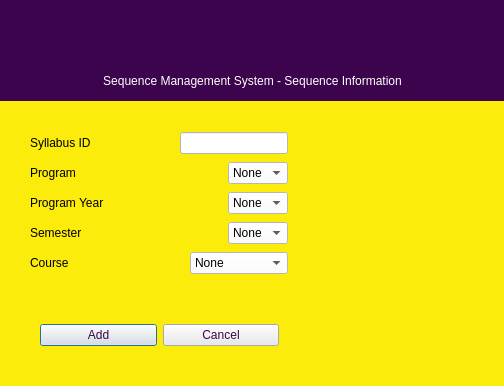
<?xml version="1.0" encoding="UTF-8"?>
<ui version="4.0">
 <class>Sequencedialog</class>
 <widget class="QDialog" name="Sequencedialog">
  <property name="geometry">
   <rect>
    <x>0</x>
    <y>0</y>
    <width>504</width>
    <height>386</height>
   </rect>
  </property>
  <property name="minimumSize">
   <size>
    <width>504</width>
    <height>386</height>
   </size>
  </property>
  <property name="maximumSize">
   <size>
    <width>504</width>
    <height>386</height>
   </size>
  </property>
  <property name="windowTitle">
   <string>Sequencedialog</string>
  </property>
  <property name="styleSheet">
   <string notr="true">background-color: rgb(252, 236, 12);</string>
  </property>
  <widget class="QWidget" name="layoutWidget">
   <property name="geometry">
    <rect>
     <x>40</x>
     <y>320</y>
     <width>239</width>
     <height>30</height>
    </rect>
   </property>
   <layout class="QHBoxLayout" name="horizontalLayout_6">
    <item>
     <widget class="QPushButton" name="addButton">
      <property name="styleSheet">
       <string notr="true">color: rgb(60, 4, 76);
background-color: rgb(234, 234, 234);</string>
      </property>
      <property name="text">
       <string>Add</string>
      </property>
     </widget>
    </item>
    <item>
     <widget class="QPushButton" name="cancelButton">
      <property name="styleSheet">
       <string notr="true">color: rgb(60, 4, 76);
background-color: rgb(234, 234, 234);</string>
      </property>
      <property name="text">
       <string>Cancel</string>
      </property>
     </widget>
    </item>
   </layout>
  </widget>
  <widget class="QLabel" name="label_3">
   <property name="geometry">
    <rect>
     <x>-4</x>
     <y>-4</y>
     <width>511</width>
     <height>71</height>
    </rect>
   </property>
   <property name="styleSheet">
    <string notr="true">image: url(:/Images/Images/ublogo.png);
background-color: rgb(60, 4, 76);</string>
   </property>
   <property name="text">
    <string/>
   </property>
  </widget>
  <widget class="QLabel" name="label_4">
   <property name="geometry">
    <rect>
     <x>0</x>
     <y>60</y>
     <width>511</width>
     <height>41</height>
    </rect>
   </property>
   <property name="styleSheet">
    <string notr="true">color: rgb(255, 255, 255);
background-color: rgb(60, 4, 76);</string>
   </property>
   <property name="text">
    <string>                               Sequence Management System - Sequence Information</string>
   </property>
  </widget>
  <widget class="QWidget" name="layoutWidget">
   <property name="geometry">
    <rect>
     <x>30</x>
     <y>130</y>
     <width>258</width>
     <height>150</height>
    </rect>
   </property>
   <layout class="QGridLayout" name="gridLayout">
    <item row="0" column="0">
     <layout class="QHBoxLayout" name="horizontalLayout">
      <item>
       <widget class="QLabel" name="StudentIDLabel">
        <property name="text">
         <string>Syllabus ID</string>
        </property>
       </widget>
      </item>
      <item>
       <spacer name="horizontalSpacer">
        <property name="orientation">
         <enum>Qt::Horizontal</enum>
        </property>
        <property name="sizeHint" stdset="0">
         <size>
          <width>40</width>
          <height>20</height>
         </size>
        </property>
       </spacer>
      </item>
      <item>
       <widget class="QLineEdit" name="syllabusIdEdit">
        <property name="styleSheet">
         <string notr="true">background-color: rgb(255, 255, 255);</string>
        </property>
       </widget>
      </item>
     </layout>
    </item>
    <item row="1" column="0">
     <layout class="QHBoxLayout" name="horizontalLayout_2">
      <item>
       <widget class="QLabel" name="ProgramLabel">
        <property name="text">
         <string>Program</string>
        </property>
       </widget>
      </item>
      <item>
       <spacer name="horizontalSpacer_2">
        <property name="orientation">
         <enum>Qt::Horizontal</enum>
        </property>
        <property name="sizeHint" stdset="0">
         <size>
          <width>40</width>
          <height>20</height>
         </size>
        </property>
       </spacer>
      </item>
      <item>
       <widget class="QComboBox" name="ProgramComboBox">
        <property name="styleSheet">
         <string notr="true">background-color: rgb(255, 255, 255);</string>
        </property>
        <item>
         <property name="text">
          <string>None</string>
         </property>
        </item>
        <item>
         <property name="text">
          <string>AINT</string>
         </property>
        </item>
        <item>
         <property name="text">
          <string>BINT</string>
         </property>
        </item>
       </widget>
      </item>
     </layout>
    </item>
    <item row="2" column="0">
     <layout class="QHBoxLayout" name="horizontalLayout_3">
      <item>
       <widget class="QLabel" name="YearLabel">
        <property name="text">
         <string>Program Year</string>
        </property>
       </widget>
      </item>
      <item>
       <spacer name="horizontalSpacer_3">
        <property name="orientation">
         <enum>Qt::Horizontal</enum>
        </property>
        <property name="sizeHint" stdset="0">
         <size>
          <width>48</width>
          <height>20</height>
         </size>
        </property>
       </spacer>
      </item>
      <item>
       <widget class="QComboBox" name="comboBox">
        <property name="styleSheet">
         <string>background-color: rgb(255, 255, 255);</string>
        </property>
        <item>
         <property name="text">
          <string>None</string>
         </property>
        </item>
        <item>
         <property name="text">
          <string>2018</string>
         </property>
        </item>
       </widget>
      </item>
     </layout>
    </item>
    <item row="3" column="0">
     <layout class="QHBoxLayout" name="horizontalLayout_4">
      <item>
       <widget class="QLabel" name="SemesterLabel">
        <property name="text">
         <string>Semester</string>
        </property>
       </widget>
      </item>
      <item>
       <spacer name="horizontalSpacer_4">
        <property name="orientation">
         <enum>Qt::Horizontal</enum>
        </property>
        <property name="sizeHint" stdset="0">
         <size>
          <width>40</width>
          <height>20</height>
         </size>
        </property>
       </spacer>
      </item>
      <item>
       <widget class="QComboBox" name="SemesterComboBox">
        <property name="styleSheet">
         <string notr="true">background-color: rgb(255, 255, 255);</string>
        </property>
        <item>
         <property name="text">
          <string>None</string>
         </property>
        </item>
        <item>
         <property name="text">
          <string>1</string>
         </property>
        </item>
        <item>
         <property name="text">
          <string>2</string>
         </property>
        </item>
       </widget>
      </item>
     </layout>
    </item>
    <item row="4" column="0">
     <layout class="QHBoxLayout" name="horizontalLayout_5">
      <item>
       <widget class="QLabel" name="CourseLabel">
        <property name="text">
         <string>Course</string>
        </property>
       </widget>
      </item>
      <item>
       <spacer name="horizontalSpacer_5">
        <property name="orientation">
         <enum>Qt::Horizontal</enum>
        </property>
        <property name="sizeHint" stdset="0">
         <size>
          <width>40</width>
          <height>20</height>
         </size>
        </property>
       </spacer>
      </item>
      <item>
       <widget class="QComboBox" name="CourseComboBox">
        <property name="styleSheet">
         <string notr="true">background-color: rgb(255, 255, 255);</string>
        </property>
        <item>
         <property name="text">
          <string>None</string>
         </property>
        </item>
        <item>
         <property name="text">
          <string>CMPS1134</string>
         </property>
        </item>
        <item>
         <property name="text">
          <string>CMPS1131</string>
         </property>
        </item>
        <item>
         <property name="text">
          <string>MATH1151</string>
         </property>
        </item>
        <item>
         <property name="text">
          <string>MATH1201</string>
         </property>
        </item>
        <item>
         <property name="text">
          <string>ENGL1014</string>
         </property>
        </item>
        <item>
         <property name="text">
          <string>CMSP1171</string>
         </property>
        </item>
        <item>
         <property name="text">
          <string>CMPS1232</string>
         </property>
        </item>
        <item>
         <property name="text">
          <string>CMPS1211</string>
         </property>
        </item>
        <item>
         <property name="text">
          <string>PHIL1014</string>
         </property>
        </item>
        <item>
         <property name="text">
          <string>MATH1302</string>
         </property>
        </item>
        <item>
         <property name="text">
          <string>ENG1025</string>
         </property>
        </item>
        <item>
         <property name="text">
          <string>PHYS1015</string>
         </property>
        </item>
        <item>
         <property name="text">
          <string>PHYS1015L</string>
         </property>
        </item>
        <item>
         <property name="text">
          <string>CMPS2131</string>
         </property>
        </item>
        <item>
         <property name="text">
          <string>CMPS2111</string>
         </property>
        </item>
        <item>
         <property name="text">
          <string>CMPS2151</string>
         </property>
        </item>
        <item>
         <property name="text">
          <string>CMPS2242</string>
         </property>
        </item>
        <item>
         <property name="text">
          <string>ENGL1035</string>
         </property>
        </item>
        <item>
         <property name="text">
          <string>MATH2201</string>
         </property>
        </item>
        <item>
         <property name="text">
          <string>CMPS2212</string>
         </property>
        </item>
        <item>
         <property name="text">
          <string>CMPS2232</string>
         </property>
        </item>
        <item>
         <property name="text">
          <string>MGMT1014</string>
         </property>
        </item>
        <item>
         <property name="text">
          <string>PSYC1014</string>
         </property>
        </item>
        <item>
         <property name="text">
          <string>HIST1014</string>
         </property>
        </item>
        <item>
         <property name="text">
          <string>CMPS1192</string>
         </property>
        </item>
        <item>
         <property name="text">
          <string>CMPS2992</string>
         </property>
        </item>
        <item>
         <property name="text">
          <string>SOCL1014</string>
         </property>
        </item>
        <item>
         <property name="text">
          <string>SPAN1025</string>
         </property>
        </item>
        <item>
         <property name="text">
          <string>ECON1014</string>
         </property>
        </item>
       </widget>
      </item>
     </layout>
    </item>
   </layout>
  </widget>
  <widget class="QLabel" name="resultLabel">
   <property name="geometry">
    <rect>
     <x>300</x>
     <y>160</y>
     <width>191</width>
     <height>21</height>
    </rect>
   </property>
   <property name="text">
    <string/>
   </property>
  </widget>
 </widget>
 <resources/>
 <connections/>
</ui>
